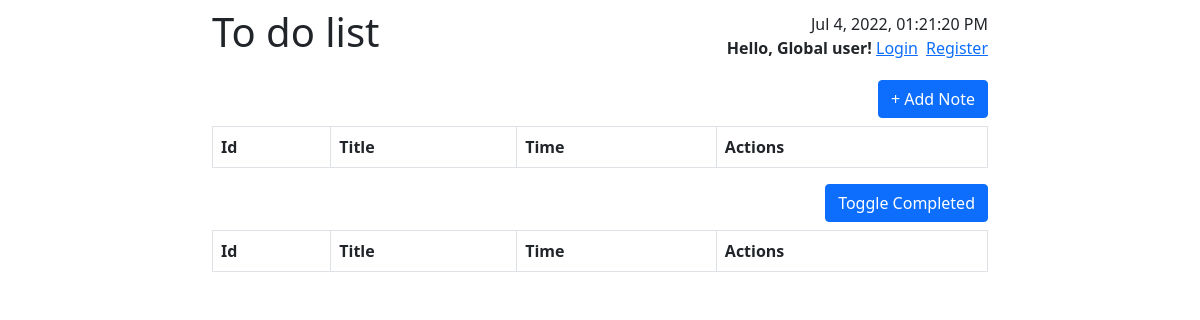
/, run on an earlier commit of the app's database.
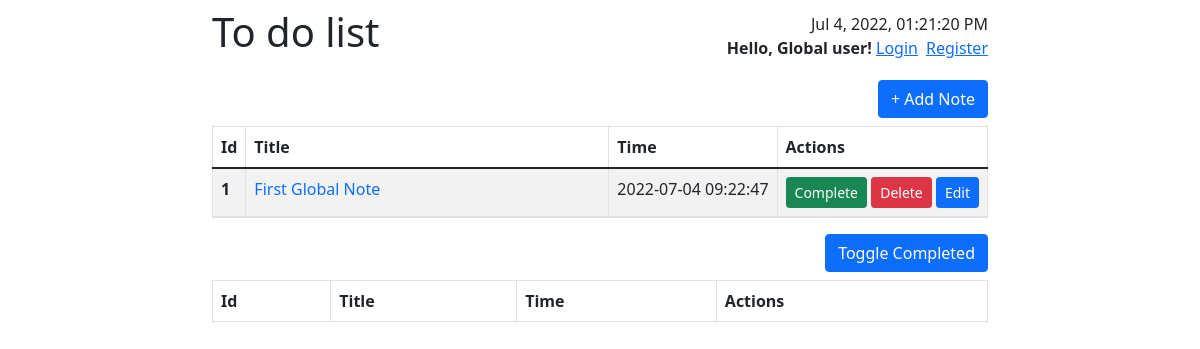
And on a later commit of the database.
### tables this page shows
CREATE TABLE "todos" (
	"id"	INTEGER NOT NULL UNIQUE,
	"title"	TEXT NOT NULL,
	"body"	TEXT,
	"completed"	INTEGER NOT NULL DEFAULT 0,
	"deleted"	INTEGER NOT NULL DEFAULT 0,
	"createdAt"	DATETIME DEFAULT CURRENT_TIMESTAMP,
	"username"	TEXT NOT NULL,
	PRIMARY KEY("id" AUTOINCREMENT)
);

### config.php (called while the page is built)
<?php
return array(
    "global_username" => "I am Global",
);

### index.php (the view, shortened to what this page needs)
<?php
$conf = include($_SERVER["DOCUMENT_ROOT"] . '/config.php');
require_once("views/template/header.php");
?>
<button type='button' class='btn btn-primary align-self-end mb-2' data-bs-toggle="modal" data-bs-target='#addModal'>+ Add Note</button>
<table class="table table-striped table-bordered table-todo">
    <thead>
        <tr>
            <th scope="col">Id</th>
            <th scope="col">Title</th>
            <th scope="col">Time</th>
            <th scope="col">Actions</th>
        </tr>
    </thead>
    <tbody>
        <?php
        $db = new SQLite3("todo.db");
        $username = $_SESSION['user'] ?? $conf['global_username'];
        $result = $db->query("SELECT * FROM todos WHERE completed = 0 AND deleted = 0 AND username = '$username' ORDER BY createdAt DESC");
        while ($row = $result->fetchArray(SQLITE3_ASSOC)) {
            $body = $row['body'] !== "" ? $row['body'] : 'Empty content!';
            echo "<tr>";
            echo "<th style='width:4%;'>" . $row['id'] . "</th>";
            echo "<td><a href='#id-{$row['id']}' style='text-decoration:none;' data-bs-toggle='collapse' role='button'>{$row['title']}</a></td>";
            echo "<td style='width:1%;white-space:nowrap;'>" . $row['createdAt'] . "</td>";
            echo "<td style='width:1%;white-space:nowrap;'>
                            <button type='button' class='btn btn-success btn-sm btn-complete' data-note-id='{$row['id']}'>Complete</button>
                            <button type='button' class='btn btn-danger btn-sm' data-bs-toggle='modal' data-bs-target='#deleteModal' data-note-id='{$row['id']}'>Delete</button>
                            <button type='button' class='btn btn-primary btn-sm' data-bs-toggle='modal' data-bs-target='#editModal' data-note-id='{$row['id']}' data-title='{$row['title']}' data-body='{$row['body']}'>Edit</button>
                        </td>";
            echo "</tr>";
            echo "<tr>";
            echo "<td colspan='4' style='padding:0 !important;'>
                            <div class='collapse' id='id-{$row['id']}'><p class='px-2 pt-2'>{$body}</p></div>
                        </td>";
            echo "</tr>";
        };
        ?>
    </tbody>
</table>
<button class="btn btn-primary btn__completed-toggle align-self-end mb-2">Toggle Completed</button>
<table class="table table-striped table-bordered table-completed">
    <thead>
        <tr>
            <th scope="col">Id</th>
            <th scope="col">Title</th>
            <th scope="col">Time</th>
            <th scope="col">Actions</th>
        </tr>
    </thead>
</table>
<?php require_once("views/template/footer.php") ?>

### views/template/header.php (shortened to what this page needs)
<!DOCTYPE html>
<html lang="en">
<head>
    <link rel="stylesheet" href="/assets/css/bootstrap.min.css">
</head>
<body class="container-sm d-flex flex-column align-items-stretch" style="max-width: 800px;">
    <?php require_once(__DIR__ . "/navbar.php") ?>

### views/template/navbar.php (shortened to what this page needs)
<div class='d-flex justify-content-between align-items-center mb-3 pt-2'>
    <h1 class="logo" style="cursor: pointer;">To do list</h1>
    <div>
        <div class="clock text-end"></div>
        <div class="d-flex justify-content-end">
            <?php
            if (isset($_SESSION['user'])) {
                echo "<strong>Hello, " . $_SESSION['user'] . "!</strong> &nbsp;<a href='/includes/logout.php' class=''>Logout</a>";
            } else {
                echo "<strong>Hello, Global user!</strong> &nbsp;<a href='/views/login.php'>Login</a><a class='ms-2' href='/views/register.php'>Register</a>";
            }
            ?>
        </div>
    </div>
</div>

### views/template/footer.php (shortened to what this page needs)
</body>
</html>

What changed in the data, as far as the page shows it:
now on this page (row edited): todos: id "1", title "First Global Note", createdAt "2022-07-04 09:22:47"
